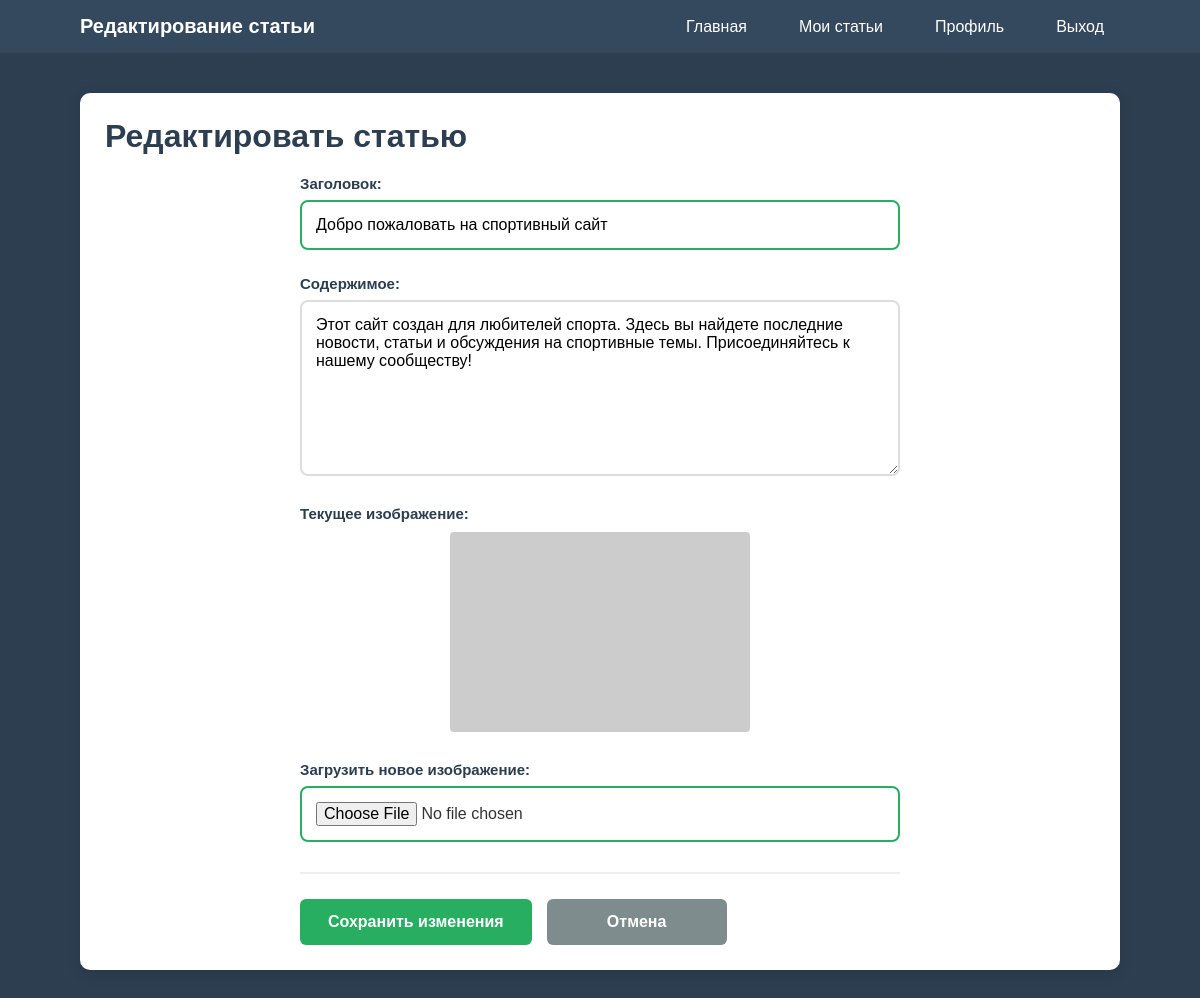
Page /edit_article.php?id=1 (signed in) on the committed database.
### tables this page shows
CREATE TABLE IF NOT EXISTS articles (
    id INT AUTO_INCREMENT PRIMARY KEY,
    title VARCHAR(255) NOT NULL,
    content TEXT NOT NULL,
    author_id INT NOT NULL,
    image VARCHAR(255) DEFAULT NULL,
    created_at TIMESTAMP DEFAULT CURRENT_TIMESTAMP,
    updated_at TIMESTAMP DEFAULT CURRENT_TIMESTAMP ON UPDATE CURRENT_TIMESTAMP,
    FOREIGN KEY (author_id) REFERENCES users(id) ON DELETE CASCADE
);

### edit_article.php (the view, shortened to what this page needs)
<?php
include 'db.php';
$articleId = $_GET['id'];
$stmt = $pdo->prepare("SELECT * FROM articles WHERE id = :id AND author_id = :author_id");
$stmt->execute(['id' => $articleId, 'author_id' => $_SESSION['user_id']]);
$article = $stmt->fetch();
?>
<!DOCTYPE html>
<html lang="ru">
<head>
    <link rel="stylesheet" href="style.css">
</head>
<body>
    <nav class="nav-main">
        <div class="container nav-container">
            <div class="nav-logo">Редактирование статьи</div>
            <ul class="nav-menu">
                <li><a href="main.php">Главная</a></li>
                <li><a href="personal_articles.php">Мои статьи</a></li>
                <li><a href="profile.php">Профиль</a></li>
                <li><a href="logout.php">Выход</a></li>
            </ul>
        </div>
    </nav>
    <div class="container">
        <div class="content-box">
            <h1 style="color: #2c3e50; margin-bottom: 20px;">Редактировать статью</h1>
            <form action="edit_article.php?id=<?= $articleId ?>" method="POST" enctype="multipart/form-data" class="edit-form">
                <div class="form-group">
                    <label for="title" class="form-label">Заголовок:</label>
                    <input type="text" id="title" name="title"
                           value="<?= htmlspecialchars($article['title']) ?>"
                           class="form-input" required>
                </div>
                <div class="form-group">
                    <label for="content" class="form-label">Содержимое:</label>
                    <textarea id="content" name="content"
                              class="form-textarea" required
                              rows="8"><?= htmlspecialchars($article['content']) ?></textarea>
                </div>
                <div class="form-group">
                    <label class="form-label">Текущее изображение:</label>
                    <?php if (!empty($article['image'])): ?>
                        <div style="text-align: center; margin: 10px 0;">
                            <img src="<?= htmlspecialchars($article['image']) ?>"
                                 alt="Изображение статьи"
                                 style="max-width: 100%; max-height: 200px; border-radius: 4px;">
                        </div>
                    <?php endif; ?>
                </div>
                <div class="form-group">
                    <label for="image" class="form-label">Загрузить новое изображение:</label>
                    <input type="file" id="image" name="image"
                           class="form-input"
                           accept="image/*">
                </div>
                <div class="form-actions">
                    <button type="submit" class="btn btn-success">Сохранить изменения</button>
                    <a href="personal_articles.php" class="btn btn-secondary">Отмена</a>
                </div>
            </form>
        </div>
    </div>
</body>
</html>

### style.css (style rules this page uses)
* { margin: 0; padding: 0; box-sizing: border-box; }
body { font-family: Arial, sans-serif; background: #2c3e50; color: #333; min-height: 100vh; }
.container { width: 90%; max-width: 1200px; margin: 0 auto; padding: 20px; }
.nav-main { background: #34495e; padding: 15px 0; }
.nav-container { display: flex; justify-content: space-between; align-items: center; max-width: 1200px; margin: 0 auto; padding: 0 20px; }
.nav-logo { color: white; font-size: 20px; font-weight: bold; }
.nav-menu { display: flex; list-style: none; gap: 20px; margin: 0; padding: 0; }
.nav-menu a { color: white; text-decoration: none; padding: 8px 16px; border-radius: 4px; transition: background 0.3s; }
.btn { padding: 12px 24px; background: #3498db; color: white; border: none; border-radius: 6px; font-size: 16px; font-weight: bold; cursor: pointer; text-decoration: none; display: inline-block; text-align: center; transition: all 0.3s; }
.btn-success { background: #27ae60; }
.btn-secondary { background: #7f8c8d; }
.content-box { background: white; border-radius: 10px; padding: 25px; margin: 20px 0; box-shadow: 0 4px 15px rgba(0, 0, 0, 0.1); }
.edit-form { max-width: 600px; margin: 0 auto; }
.form-group { margin-bottom: 25px; }
.form-label { display: block; margin-bottom: 8px; color: #2c3e50; font-weight: bold; font-size: 15px; }
.form-input, .form-select, .form-textarea { width: 100%; padding: 14px; border: 2px solid #ddd; border-radius: 8px; font-size: 16px; font-family: 'Arial', sans-serif; transition: all 0.3s ease; background: white; }
.form-actions { display: flex; gap: 15px; margin-top: 30px; padding-top: 25px; border-top: 2px solid #eee; }
.form-actions .btn { padding: 14px 28px; font-size: 16px; font-weight: 600; min-width: 180px; text-align: center; }
::placeholder { color: #95a5a6; opacity: 0.8; }

### rows in the picture
articles: title "Добро пожаловать на спортивный сайт", content "Этот сайт создан для любителей спорта. Здесь вы найдете последние новости, статьи и обсуждения на спортивные темы. Присоединяйтесь к нашему сообществу!"
